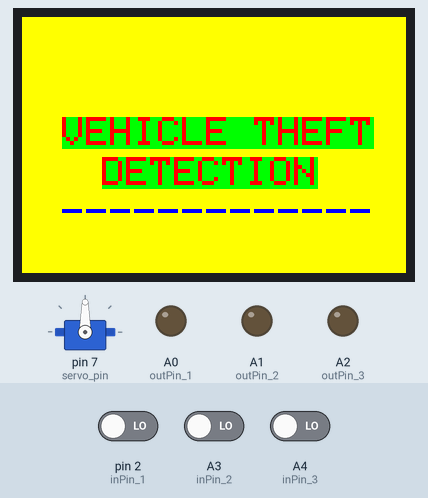
Bench run of a sketch on a simulated Arduino Uno, built with avr-gcc and run on an emulated ATmega328P. On the bench: 96×64 colour display, servo, output pins drawn as LEDs (lit = HIGH). The inputs (shaded band) are chosen by the test bench; at power-on: A3 (inPin_2) LOW, A4 (inPin_3) LOW, pin 2 (inPin_1) LOW. The modem accepts every AT command (registered, SIM ready, sends succeed) and sends nothing else; what the sketch prints to the serial monitor is not drawn.

Above: at 3.3 s.
3.4 s: A3 (inPin_2) driven HIGH
At 4.5 s:
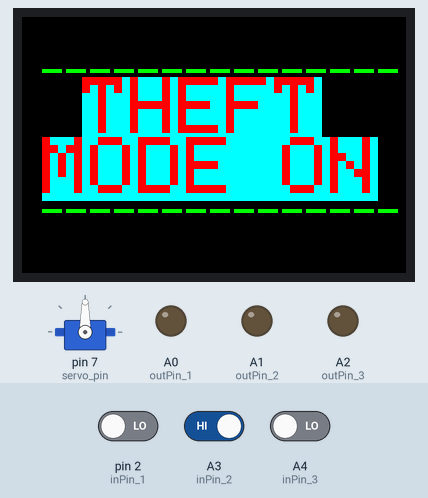
4.9 s: A4 (inPin_3) driven HIGH
At 5.3 s:
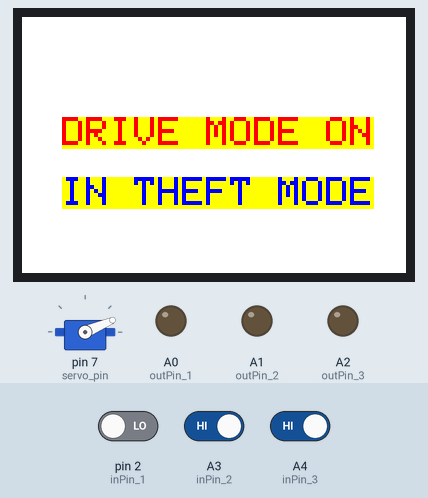
7.3 s: pin 2 (inPin_1) driven HIGH
At 7.8 s:
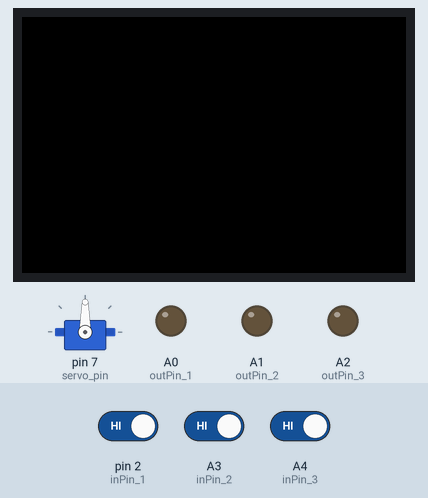
8.9 s: A3 (inPin_2) driven LOW
At 9.6 s:
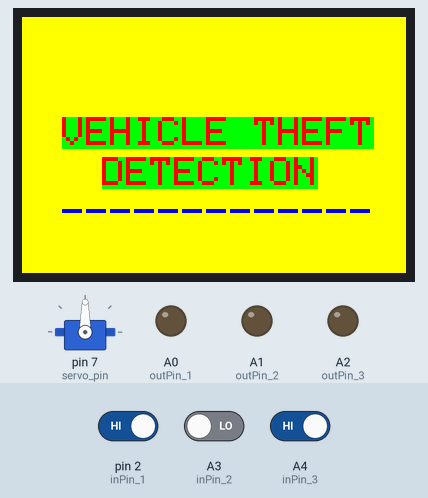
10.4 s: A3 (inPin_2) driven HIGH
At 20.7 s:
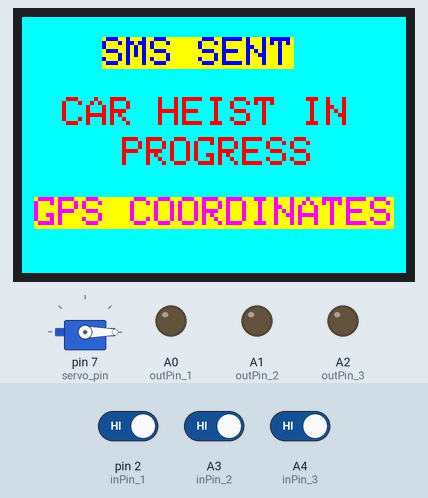
Timing chart, 0 to 23.1 s (numbered marks = the images above; inputs shaded):
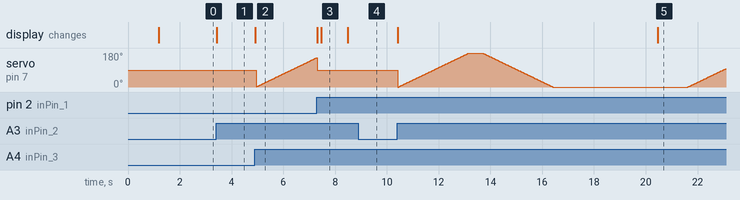

The sketch:

Theft.ino
```cpp
#define sclk 9
#define mosi 10
#define cs   13
#define rst  11
#define dc   12


// Color definitions
#define  BLACK           0x0000
#define BLUE            0x001F
#define RED             0xF800
#define GREEN           0x07E0
#define CYAN            0x07FF
#define MAGENTA         0xF81F
#define YELLOW          0xFFE0
#define WHITE           0xFFFF

#include <Adafruit_GFX.h>
#include <Adafruit_SSD1331.h>
#include<Servo.h>
#include <SPI.h>
#include <Adafruit_GPS.h> //Load the GPS Library. Make sure you have installed the library form the adafruit site above
#include <SoftwareSerial.h> //Load the Software Serial Library. This library in effect gives the arduino additional serial ports
SoftwareSerial mySerial(4,5); //Initialize SoftwareSerial, and tell it you will be connecting through pins 2 and 3
Adafruit_GPS GPS(&mySerial); //Create GPS object

Adafruit_SSD1331 display = Adafruit_SSD1331(cs, dc, mosi, sclk, rst);

char incoming_char;
SoftwareSerial cell(8, 12);
char a[]={'S','T','O','P'};

String NMEA1;  //We will use this variable to hold our first NMEA sentence
String NMEA2;  //We will use this variable to hold our second NMEA sentence
char c;

int inPin_1=2;
int inPin_2=A3;
int inPin_3=A4;

int outPin_1=A0;
int outPin_2=A1;
int outPin_3=A2;

int state_1=LOW;
int state_2=LOW;
int state_3=LOW;
int reading_1;
int reading_2;
int reading_3;
int previous_1;
int previous_2;
int previous_3;
int i=0;
int pos=0;
long time=0;
long debounce=200;

Servo myServo;
int servo_pin=7;


void setup() {
  // put your setup code here, to run once:
START();
  display.begin();

  Serial.println("init");
  uint16_t time = millis();
  display.fillScreen(BLACK);
  time = millis() - time;

  Serial.begin(9600);
pinMode(inPin_1, INPUT);
pinMode(inPin_2, INPUT);
pinMode(inPin_3, INPUT);
attachInterrupt(digitalPinToInterrupt(inPin_1), STOP, HIGH);
pinMode(outPin_1, OUTPUT);
pinMode(outPin_2, OUTPUT);
pinMode(outPin_3, OUTPUT);

myServo.attach(servo_pin);

  GPS.begin(9600);       //Turn GPS on at baud rate of 9600
  GPS.sendCommand("$PGCMD,33,0*6D"); // Turn Off GPS Antenna Update
  GPS.sendCommand(PMTK_SET_NMEA_OUTPUT_RMCGGA); //Tell GPS we want only $GPRMC and $GPGGA NMEA sentences
  GPS.sendCommand(PMTK_SET_NMEA_UPDATE_1HZ);   // 1 H
delay(1000);
  cell.begin(9600);
  START();
  Serial.print("Starting modem communication...");
  delay(1000);
  Serial.println("OK\nIntroduce your AT commands:\n");


}

void loop()
{
  //driveMode();
  //readGPS();
  interrupts();

  theftMode();
  ReceiveMsg();

}


void driveMode()
{
  reading_1=digitalRead(inPin_1);
  if(reading_1==HIGH&&previous_1==LOW&&millis()-time>debounce)
  {
    if(state_1==HIGH)
    {
      state_1=LOW;
      Serial.println("Drive Mode-->OFF");
    }
    else
    {
      state_1=HIGH;
      Serial.println("Drive Mode-->ON");
    }
    time=millis();
  }
  digitalWrite(outPin_1, state_1);
  previous_1=reading_1;
}

void theftMode()
{
  interrupts();
  reading_2=digitalRead(inPin_2);
  if(reading_2==HIGH&&previous_2==LOW&&millis()-time>debounce)

  {
    interrupts();
    THEFTMODE();
    if(state_2==HIGH)
    {
      interrupts();
      state_2=LOW;
      Serial.println("Theft Mode-->OFF");
    }
    else
    {
      state_2=HIGH;
      Serial.println("Theft mode is ON");
      while(1)
      {
        interrupts();
        reading_3=digitalRead(inPin_3);
        if(reading_3==HIGH&&previous_3==LOW&&millis()-time>debounce)

        {
          if(state_3==LOW)
          {
            DR();
            while(1){
              interrupts();
            Serial.println("Drivemode is ON in theft mode");
            Serial.println("car theft in progress");

             for (pos = 0; pos <= 180; pos += 1){

              delay(15);
              interrupts();
              ReceiveMsg();
              myServo.write(pos);
             }
             delay(500);
              for (pos = 180; pos >= 0; pos -= 1){

                delay(15);
                interrupts();
                ReceiveMsg();
                myServo.write(pos);
              }

            digitalWrite(outPin_3, state_3);
            state_3=HIGH;
            delay(1000);
            ReceiveMsg();
            delay(1000);
            sendMsg();
            //readGPS();

            Serial.println("******************");
            }
          }
          else
          {
            Serial.println("Drive mode off in theft mode");
            state_3=LOW;
          }
          digitalWrite(outPin_3, state_3);
          previous_3=reading_3;
          }
        }
       time=millis();
      }
      digitalWrite(outPin_2, state_2);
      previous_2=reading_2;
    }
}

void (*resetfunction)(void)=0;

void STOP()
{
  //Serial.println("RESET");
  resetfunction();
}

void readGPS(){  //This function will read and remember two NMEA sentences from GPS
  clearGPS();    //Serial port probably has old or corrupt data, so begin by clearing it all out
  while(!GPS.newNMEAreceived()) { //Keep reading characters in this loop until a good NMEA sentence is received
  c=GPS.read(); //read a character from the GPS
  }
GPS.parse(GPS.lastNMEA());  //Once you get a good NMEA, parse it
NMEA1=GPS.lastNMEA();      //Once parsed, save NMEA sentence into NMEA1
while(!GPS.newNMEAreceived()) {  //Go out and get the second NMEA sentence, should be different type than the first one read above.
  c=GPS.read();
  }
GPS.parse(GPS.lastNMEA());
NMEA2=GPS.lastNMEA();
  Serial.println(NMEA1);
  Serial.println(NMEA2);
  Serial.println("");
}
void clearGPS() {  //Since between GPS reads, we still have data streaming in, we need to clear the old data by reading a few sentences, and discarding these
while(!GPS.newNMEAreceived()) {
  c=GPS.read();
  }
GPS.parse(GPS.lastNMEA());
while(!GPS.newNMEAreceived()) {
  c=GPS.read();
  }
GPS.parse(GPS.lastNMEA());
}

void sendMsg()
 {
  interrupts();
    cell.println("AT+CMGF=1");    //Sets the GSM Module in Text Mode
  delay(1000);  // Delay of 1000 milli seconds or 1 second
  cell.println("AT+CMGS=\"+17472461820\"\r"); // Replace x with mobile number
  delay(1000);
  Serial.println("SMS sent");
  MSGSENT();
  cell.println("Car heist in progress");// The SMS text you want to send
  cell.println("GPS COORDINATES");
  cell.println("$GPRMC,235951.800,V,,,,,0.00,0.00,050180,,,N*40");
  cell.println("$GPVTG,0.00,T,,M,0.00,N,0.00,K,N*32");
  cell.println((char)26);
  delay(1000);
 }

void ReceiveMsg()
{
  {
  if(cell.available() > 0)
  {
    incoming_char=cell.read();
   // if((incoming_char >= ' ') && (incoming_char <= 'z'))
      Serial.print(incoming_char);
  }

  if(Serial.available() > 0)
  {
    incoming_char = Serial.read();
    cell.println(incoming_char);
  }
  if(incoming_char==a[3])
  {
    interrupts();
    SSSS();
    digitalWrite(outPin_1, HIGH);
    Serial.println("SUCCESS");
    digitalWrite(inPin_1, HIGH);
    resetfunction();
  }
  }
}

void START() {
  display.fillScreen(YELLOW);
  display.setCursor(10, 25);
  display.setTextColor(RED,GREEN);
  display.setTextSize(1);
  display.println("VEHICLE THEFT");
  display.setCursor(20, 35);
  display.println("DETECTION");
  display.setCursor(10, 45);
  display.setTextColor(BLUE);
  display.println("-------------");
}

void THEFTMODE() {
  display.fillScreen(BLACK);
  display.setCursor(5, 10);
  display.setTextColor(GREEN);
  display.println("---------------");
  display.setTextSize(2);
  display.setCursor(15,15);
  display.setTextColor(RED, CYAN);
  display.println("THEFT");
  display.setCursor(5, 30);
  display.println("MODE ON");
  display.setCursor(5, 45);
  display.setTextSize(1);
  display.setTextColor(GREEN);
  display.println("---------------");
}

void DR() {
  display.fillScreen(WHITE);
  display.setCursor(10, 25);
  display.setTextColor(RED, YELLOW);
  display.setTextSize(1);
  display.println("DRIVE MODE ON");
  display.setTextColor(BLUE, YELLOW);
  display.setCursor(10, 40) ;
  display.println("IN THEFT MODE");
}

void MSGSENT() {
  display.fillScreen(CYAN);
  display.setCursor(20,5);
  display.setTextColor(BLUE, YELLOW);
  display.setTextSize(1);
  display.println("SMS SENT");
  display.setCursor(10, 20);
  display.setTextColor(RED);
  display.println("CAR HEIST IN");
  display.setCursor(25, 30);
  display.println("PROGRESS");// The SMS text you want to send
  display.setCursor(3, 45);
  display.setTextColor(MAGENTA, YELLOW);
  display.println("GPS COORDINATES");
  //display.println("$GPRMC,235951.800,V,,,,,0.00,0.00,050180,,,N*40");
  //display.println("$GPVTG,0.00,T,,M,0.00,N,0.00,K,N*32");
}

void SSSS() {
  display.fillScreen(WHITE);
  display.setCursor(0, 5);
  display.setTextColor(RED);
  display.setTextSize(1);
  display.println("STOP");
}
```

Measured:
- after the input at 3.4 s, the display: changes at once (image 1)
- after the input at 4.9 s, the display: changes at once (image 2)
- after the input at 7.3 s, the display: first changes at once (image 3 shows a later state)
- after the input at 8.9 s, servo on pin 7 (servo_pin): stops changing and stays 90°
- after the input at 10.4 s, the display: first changes at once (image 5 shows a later state)
- what the display in image 3 shows lasts 1.0 s, from 7.5 s to 8.5 s
